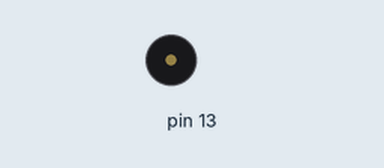
A sketch run on a simulated Arduino Uno, built with avr-gcc and run on an emulated ATmega328P. Shown: buzzer (waves = sounding).

Above: at 0.89 s.
At 1.24 s:
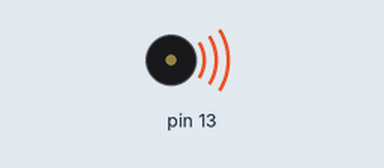
Timing chart, 0 to 5.5 s (numbered marks = the images above):
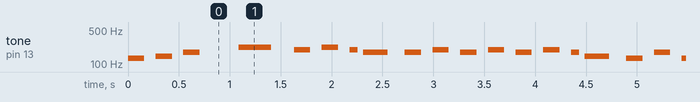

Measured:
- by itself, tone on pin 13: plays 130 Hz for 0.16 s, 146 Hz for 0.16 s, 174 Hz for 0.16 s, 220 Hz for 0.32 s, 195 Hz for 0.16 s, 220 Hz for 0.16 s … (401 notes in this stretch)

The sketch:

disney.ino
```cpp
// tempo du morceau
int tempo = 220;

// fréquence des notes de musique
int la_ref = 220;
int note_do    = la_ref/(powf(2, 9./12));
int note_re_b  = la_ref/(powf(2, 8./12));
int note_re    = la_ref/(powf(2, 7./12));
int note_mi_b  = la_ref/(powf(2, 6./12));
int note_mi    = la_ref/(powf(2, 5./12));
int note_fa    = la_ref/(powf(2, 4./12));
int note_sol_b = la_ref/(powf(2, 3./12));
int note_sol   = la_ref/(powf(2, 2./12));
int note_la_b  = la_ref/(powf(2, 1./12));
int note_la    = la_ref;
int note_si_b  = la_ref*(powf(2, 1./12));
int note_si    = la_ref*(powf(2, 2./12));

int noire_duration = 1000.*60/tempo;

void make_note(int note, int duration) {
  tone(13, note, int(duration/1.7));
  delay(duration);
}

void pause() {   delay(noire_duration * 2.); }
void silence() { delay(noire_duration); }
void blanche_point(int note) {  make_note(note, noire_duration * 3.); }
void blanche(int note) {        make_note(note, noire_duration * 2.); }
void noire_point(int note) {    make_note(note, noire_duration * 3./2.); }
void noire(int note) {          make_note(note, noire_duration * 1.); }
void croche_point(int note) {   make_note(note, noire_duration * 3./4.); }
void croche(int note) {         make_note(note, noire_duration * 1./2.); }
void double_croche(int note) {  make_note(note, noire_duration * 1./4); }

void setup() {
  pinMode(13, OUTPUT);
}

// Disney
void loop() {
  noire(note_do);
  noire(note_re);
  noire(note_fa);
  silence();
  blanche(note_la);
  noire(note_sol);
  noire(note_la);
  croche(note_sol);
  noire_point(note_fa);

  noire(note_fa);
  noire(note_sol);
  noire(note_fa);
  noire(note_sol);
  noire(note_fa);
  noire(note_sol);
  croche(note_fa);
  noire_point(note_re);

  noire(note_do);
  noire(note_fa);
  noire(note_do);
  noire(note_fa);
  noire(note_la);
  noire(note_re*2);
  noire(note_do*2);
  noire(note_si_b);
  noire(note_la);
  blanche(note_sol);
  pause();
}
```
